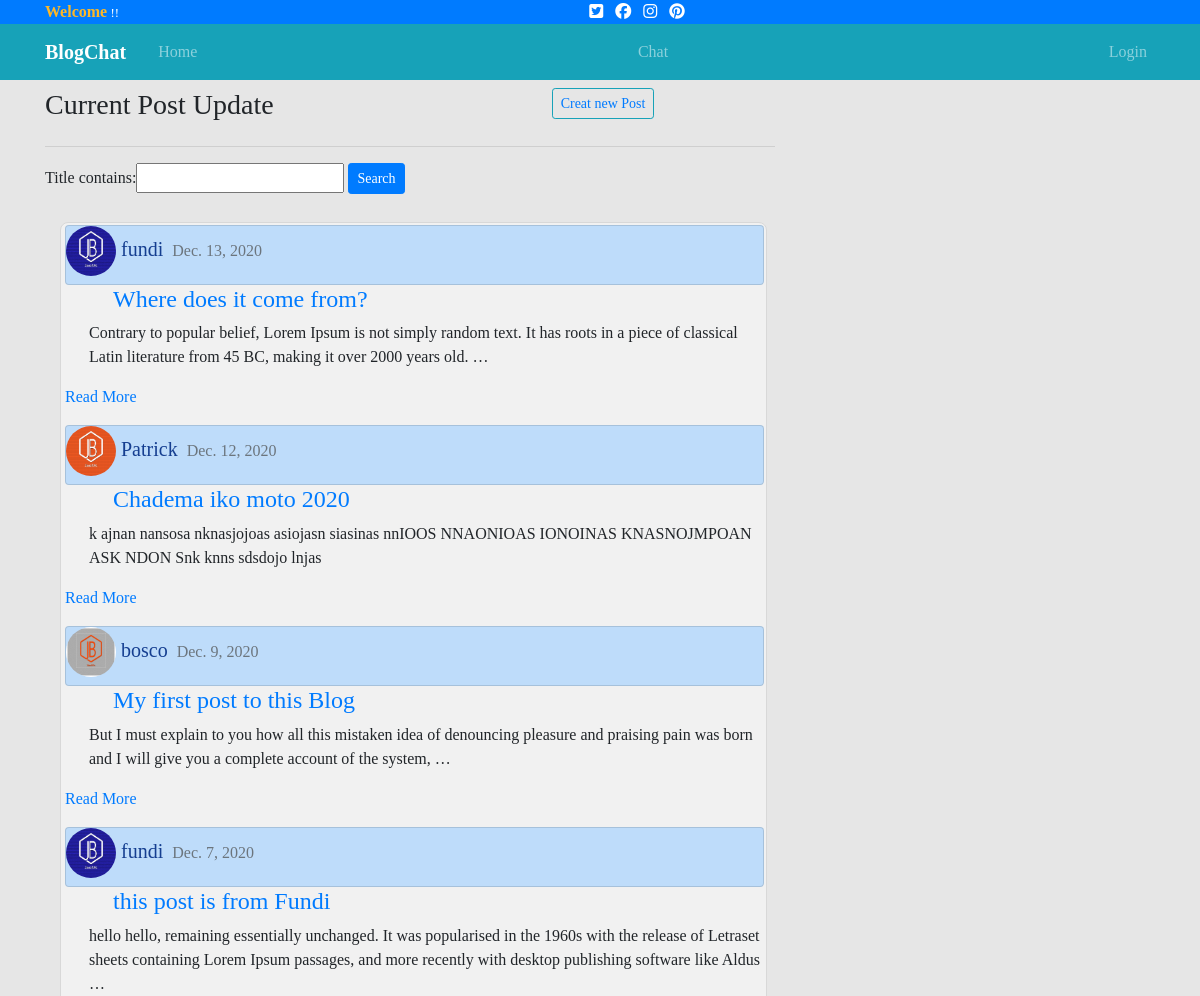
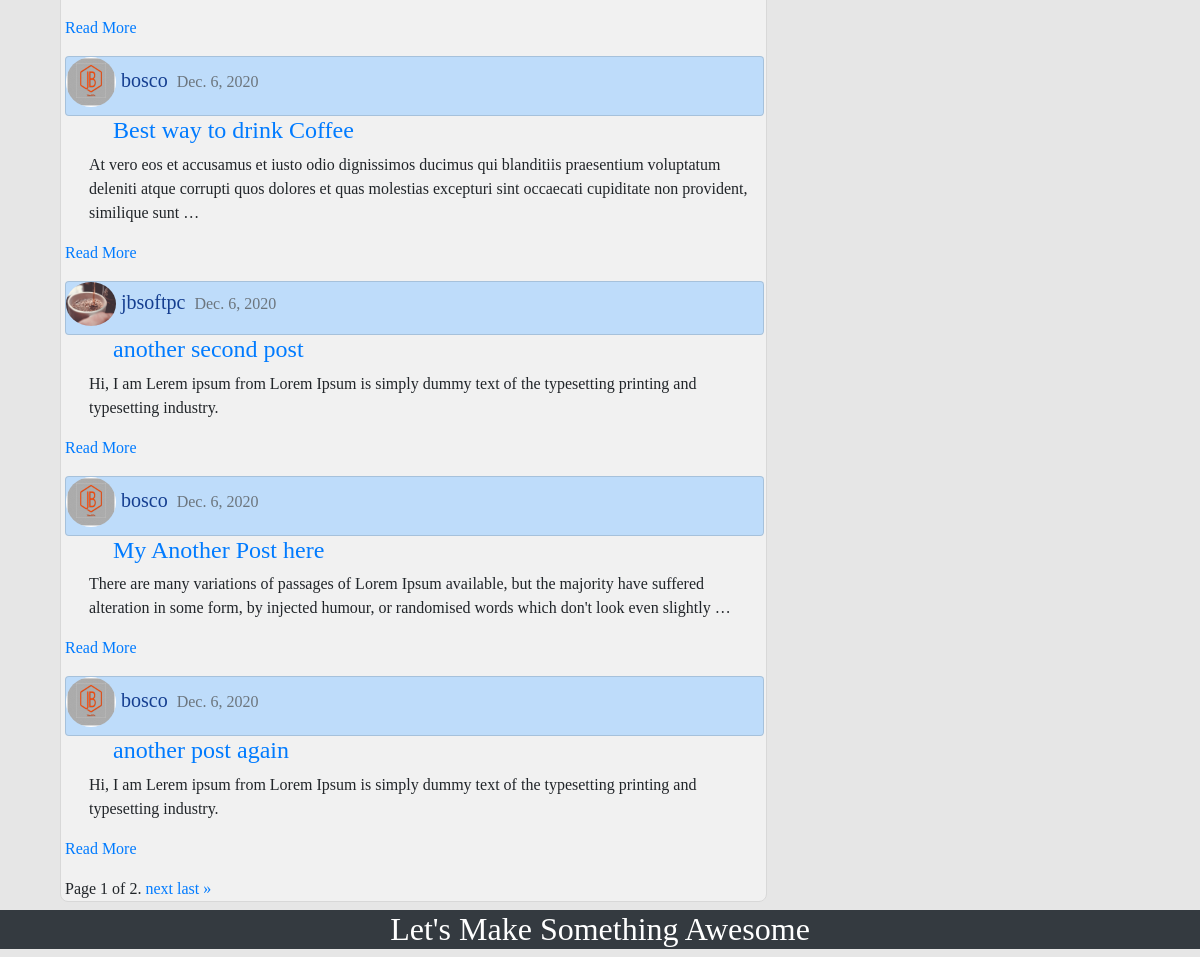
The page / on the database its author committed (2 pictures, top to bottom).
### blog/models.py (models this page shows, shortened)
class Post(models.Model):
    post_user = models.ForeignKey(User, null=True, on_delete=models.CASCADE)    #when user is deleted post is deleted too
    title = models.CharField(max_length=100, null=True)
    date_created = models.DateField(auto_now_add=True,)
    post = models.TextField(null=True)

class Profile(models.Model):
    user = models.OneToOneField(User, null =True, blank=True, on_delete=models.CASCADE) #when user is deleted profile is deleted too
    profile = models.ImageField(null=True, )

### blog/views.py (the view)
# urls.py: path('', views.home, name = 'home'),
def home(request):
    post = Post.objects.all().order_by('-date_created')
    reply = Reply.objects.all().order_by('-reply_date')
    postFilter = PostFilter(request.GET, queryset = post)
    post = postFilter.qs
    paginator = Paginator(post, 8)
    page_number = request.GET.get('page')
    post = paginator.get_page(page_number)
    if request.user.is_authenticated:
        num_post = Post.objects.filter(post_user=request.user).count()
        context = {'post': post, 'reply': reply, 'postFilter':postFilter, 'num_post':num_post}
    else:
        context = {'post': post, 'reply': reply, 'postFilter':postFilter,}
    return render(request, 'blog/home.html', context)

### blog/templates/blog/home.html (shortened to what this page needs)
{% extends 'blog/base.html' %}
{% load crispy_forms_tags %}
{% block content %}
<div class="row py-2">
    <div class="col-md-8">
        <div class="row">
            <div class="col-md-8">
                <h3 class="">Current Post Update</h3>
            </div>
            <div class="col-md-4">
                <button class="btn btn-outline-info btn-sm"><a href="{% url 'create' %}">Creat new Post</a></button>
            </div>
        </div>
            <hr>
                <div class="mb-4">
                    <form action="" method="GET">
                        <div class="pr-5">
                           <div class="pr-5">
                            {{postFilter.form}}
                            <button class="btn btn-primary btn-sm">Search</button>
                           </div>
                        </div>
                    </form>
                </div>
            <div class="col pr-2">
                <div class="content-section">
                    {% for post in post%}
                    <div class="card" id="card1">
                            <h5 id="title_home"><img class="rounded-circle article-img" width="50" src="{{post.post_user.profile.profile.url}}" alt="img">&nbsp;{{post.post_user}} <small class="text-muted">&nbsp;{{post.date_created}}</small></h5>
                    </div>
                    <div class="mb-3">
                        <h4 class="ml-5"><a href="{% url 'detail' post.id %}">{{post.title}}</a></h4>
                        <p class="ml-4">{{post.post|truncatewords:"30"}}</p>
                        <a href="{% url 'detail' post.id %}">Read More</a>
                    </div>
                    {% endfor %}
                    <div class="pagination">
                        <span class="step-links">
                            <span class="current">
                                Page {{ post.number }} of {{ post.paginator.num_pages }}.
                            </span>
                            {% if post.has_next %}
                                <a href="?page={{ post.next_page_number }}">next</a>
                                <a href="?page={{ post.paginator.num_pages }}">last &raquo;</a>
                            {% endif %}
                        </span>
                    </div>
                </div>
            </div>
    </div>
    <div class="col-md-4">
    </div>
</div>
{% endblock %}

### blog/templates/blog/base.html (shortened to what this page needs)
{% load static %}
<!DOCTYPE html>
<html lang="en">
<head>
    <link rel="stylesheet" href="https://stackpath.bootstrapcdn.com/bootstrap/4.5.2/css/bootstrap.min.css">
    <link rel="stylesheet" href="{% static 'css/main.css' %}">
</head>
<body>
    <div class="header-top bg-primary py-0">
        <div class="container">
          <div class="row align-items-center">
            <div class="col-md-12 d-flex align-items-center justify-content-between text-white">
              <div class="d-md-flex align-items-center call-info">
                <div class="d-flex align-items-center">
                  <div class="text-white offer-text"><small><span id="span1">Welcome</span> !!</small> </div>
                </div>
              </div>
              <div class="d-none d-md-flex align-items-center">
                <div class="social-icons">
                  <ul class="list-inline mb-0">
                    <li class="list-inline-item"><a class="text-white" href="#"><i class="fab fa-twitter-square"></i></a> </li>
                    <li class="list-inline-item"><a class="text-white" href="#"><i class="fab fa-facebook"></i></a> </li>
                    <li class="list-inline-item"><a class="text-white" href="#"><i class="fab fa-instagram"></i></a> </li>
                    <li class="list-inline-item"><a class="text-white" href="#"><i class="fab fa-pinterest"></i></a> </li>
                  </ul>
                </div>
              </div>
            </div>
          </div>
        </div>
      </div>
    <header class="site-header">
        <nav class="navbar navbar-expand-md navbar-dark bg-info">
          <div class="container">
            <a class="navbar-brand mr-4" href="/"><b>BlogChat</b></a>
            <div class="collapse navbar-collapse" id="navbarToggle">
              <div class="navbar-nav mr-auto">
                <a class="nav-item nav-link" href="{% url 'home' %}">Home</a>
              </div>
              <div class="navbar-nav mr-auto">
                <a class="nav-item nav-link" href="{% url 'chat' %}">Chat</a>
              </div>
              <div class="navbar-nav">
                  {% if request.user.is_authenticated %}
                  <a class="nav-item nav-link" href="{% url 'logout' %}">logout</a>
                  {% else %}
                  <a class="nav-item nav-link" href="{% url 'login' %}">Login</a>
                  {% endif %}
              </div>
            </div>
          </div>
        </nav>
    </header>
    <div class="container">
        {% block content %}
        {% endblock %}
    </div>
    <footer class="text-center bg-dark text-white">
        <h2>Let's Make Something Awesome</h2>
    </footer>
</body>
</html>

### static/css/main.css (style rules this page uses)
body { background-color: #e6e6e6; font-family: 'Times New Roman', Times, serif; }
#span1 { color: #fdb827; font-size: 16px; font-weight: bold; }
#title_home { color: #153e90; }
.content-section { background-color: #f1f1f1; padding-left: 4px; padding-right: 2px; padding-top: 2px; border: 1px solid rgb(216, 216, 216); border-radius: 8px; }
#card1 { background-color: #bedcfa; }

### rows shown on the page
Post: post_user.profile.profile (picture), post_user "fundi", date_created "Dec. 13, 2020", title "Where does it come from?", post "Contrary to popular belief, Lorem Ipsum is not simply random text. It has roots in a piece of classical Latin literature from 45 BC, making it over 2000 years old. …"
Post: post_user.profile.profile (picture), post_user "Patrick", date_created "Dec. 12, 2020", title "Chadema iko moto 2020", post "k ajnan nansosa nknasjojoas asiojasn siasinas nnIOOS NNAONIOAS IONOINAS KNASNOJMPOAN ASK NDON Snk knns sdsdojo lnjas"
Post: post_user.profile.profile (picture), post_user "bosco", date_created "Dec. 9, 2020", title "My first post to this Blog", post "But I must explain to you how all this mistaken idea of denouncing pleasure and praising pain was born and I will give you a complete account of the system, …"
Post: post_user.profile.profile (picture), post_user "fundi", date_created "Dec. 7, 2020", title "this post is from Fundi", post "hello hello, remaining essentially unchanged. It was popularised in the 1960s with the release of Letraset sheets containing Lorem Ipsum passages, and more recently with desktop publishing software like Aldus …"
Post: post_user.profile.profile (picture), post_user "bosco", date_created "Dec. 6, 2020", title "Best way to drink Coffee", post "At vero eos et accusamus et iusto odio dignissimos ducimus qui blanditiis praesentium voluptatum deleniti atque corrupti quos dolores et quas molestias excepturi sint occaecati cupiditate non provident, similique sunt …"
Post: post_user.profile.profile (picture), post_user "jbsoftpc", date_created "Dec. 6, 2020", title "another second post", post "Hi, I am Lerem ipsum from Lorem Ipsum is simply dummy text of the typesetting printing and typesetting industry."
Post: post_user.profile.profile (picture), post_user "bosco", date_created "Dec. 6, 2020", title "My Another Post here", post "There are many variations of passages of Lorem Ipsum available, but the majority have suffered alteration in some form, by injected humour, or randomised words which don't look even slightly …"
Post: post_user.profile.profile (picture), post_user "bosco", date_created "Dec. 6, 2020", title "another post again", post "Hi, I am Lerem ipsum from Lorem Ipsum is simply dummy text of the typesetting printing and typesetting industry."

### other values the page prints
{{ post.number }} "1"
{{ post.paginator.num_pages }} "2"
